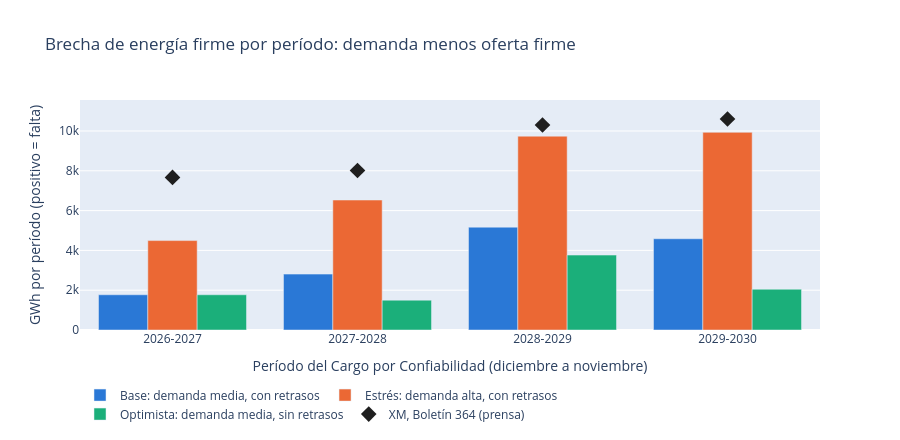

Notebook source saved alongside this figure:
### Markdown cell above
### 4.2 La brecha de energía firme

La brecha de cada período en los tres escenarios de la sección 3.3. El rombo es la cifra del Boletín 364 de XM para 2026-2027, tomada de la prensa.

### Code cell
ref = leer("referencias_suficiencia.csv").query("concepto == 'brecha_firme' and fuente == 'XM' and periodo in @PERIODOS")
fig = px.bar(balances.assign(escenario=balances["escenario"].map(NOMBRES_ESCENARIO)), x="periodo", y="brecha_gwh",
             color="escenario", barmode="group", color_discrete_map={NOMBRES_ESCENARIO[k]: v for k, v in COLORES_ESCENARIO.items()},
             custom_data=["brecha_pct"], labels={"periodo": "Período del Cargo por Confiabilidad (diciembre a noviembre)",
                                                "brecha_gwh": "GWh por período (positivo = falta)", "escenario": "Escenario"},
             title="Brecha de energía firme por período: demanda menos oferta firme")
fig.update_traces(hovertemplate="%{y:,.0f} GWh (%{customdata[0]:.1f}% de la demanda)<extra></extra>")
fig.add_scatter(x=ref["periodo"], y=ref["valor"], mode="markers", name="XM, Boletín 364 (prensa)",
                marker=dict(symbol="diamond", size=12, color="#1f1f1f"))
fig.update_layout(height=440, legend=LEYENDA, separators=",.")
fig.show()

### Figure 1 — Plotly figure (JSON) as saved in the notebook; plotly's stock layout.template omitted (floating-point values rounded to 4 significant figures)
{"data": [{"alignmentgroup": "True", "customdata": [[1.893], [2.917], [5.236], [4.55]], "hovertemplate": "%{y:,.0f} GWh (%{customdata[0]:.1f}% de la demanda)<extra></extra>", "legendgroup": "Base: demanda media, con retrasos", "marker": {"color": "#2a78d6", "pattern": {"shape": ""}}, "name": "Base: demanda media, con retrasos", "offsetgroup": "Base: demanda media, con retrasos", "orientation": "v", "showlegend": true, "textposition": "auto", "type": "bar", "x": ["2026-2027", "2027-2028", "2028-2029", "2029-2030"], "xaxis": "x", "y": [1770.0, 2809.0, 5168.0, 4585.0], "yaxis": "y"}, {"alignmentgroup": "True", "customdata": [[4.669], [6.531], [9.432], [9.362]], "hovertemplate": "%{y:,.0f} GWh (%{customdata[0]:.1f}% de la demanda)<extra></extra>", "legendgroup": "Estrés: demanda alta, con retrasos", "marker": {"color": "#eb6834", "pattern": {"shape": ""}}, "name": "Estrés: demanda alta, con retrasos", "offsetgroup": "Estrés: demanda alta, con retrasos", "orientation": "v", "showlegend": true, "textposition": "auto", "type": "bar", "x": ["2026-2027", "2027-2028", "2028-2029", "2029-2030"], "xaxis": "x", "y": [4493.0, 6532.0, 9740.0, 9933.0], "yaxis": "y"}, {"alignmentgroup": "True", "customdata": [[1.893], [1.557], [3.814], [2.033]], "hovertemplate": "%{y:,.0f} GWh (%{customdata[0]:.1f}% de la demanda)<extra></extra>", "legendgroup": "Optimista: demanda media, sin retrasos", "marker": {"color": "#1baf7a", "pattern": {"shape": ""}}, "name": "Optimista: demanda media, sin retrasos", "offsetgroup": "Optimista: demanda media, sin retrasos", "orientation": "v", "showlegend": true, "textposition": "auto", "type": "bar", "x": ["2026-2027", "2027-2028", "2028-2029", "2029-2030"], "xaxis": "x", "y": [1770.0, 1499.0, 3764.0, 2049.0], "yaxis": "y"}, {"marker": {"color": "#1f1f1f", "size": 12, "symbol": "diamond"}, "mode": "markers", "name": "XM, Boletín 364 (prensa)", "type": "scatter", "x": ["2026-2027", "2027-2028", "2028-2029", "2029-2030"], "y": [7669.0, 8015.0, 10300.0, 10600.0]}], "layout": {"barmode": "group", "height": 440, "legend": {"orientation": "h", "title": {}, "tracegroupgap": 0, "x": 0, "y": -0.22, "yanchor": "top"}, "separators": ",.", "title": {"text": "Brecha de energía firme por período: demanda menos oferta firme"}, "xaxis": {"anchor": "y", "domain": [0.0, 1.0], "title": {"text": "Período del Cargo por Confiabilidad (diciembre a noviembre)"}}, "yaxis": {"anchor": "x", "domain": [0.0, 1.0], "title": {"text": "GWh por período (positivo = falta)"}}}}
